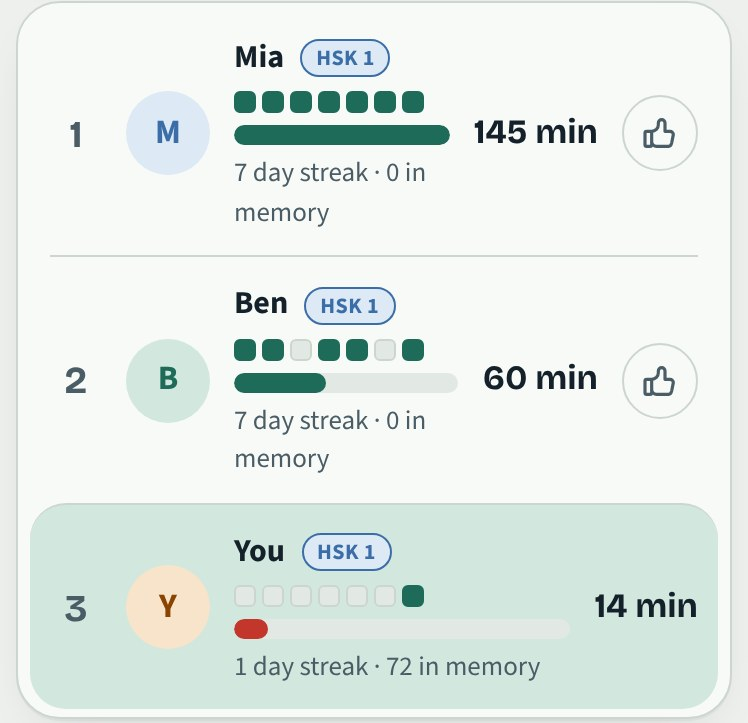
#> input picture tour/friends.jpg, 748 x 723 px, given in place of trail.png, which was not available
$ python crop-tour-shots.py ../tour/friends.jpg ../tour/journey.jpg
#> lines starting #> are read from the running program, lines starting #| are printed output that depends on the picture
"""Crops the screenshots taken by make-tour-shots.js into the five tour pictures (tour/*.jpg). Usage: crop-tour-shots.py <screenshot dir> <output dir>"""
import os, sys
from PIL import Image
src, out = sys.argv[1], sys.argv[2]
os.makedirs(out, exist_ok=True)
def img(n): return Image.open(os.path.join(src, n + '.png')).convert('RGB')
#> called with n = 'trail'
#> returned value is the input picture: PIL image 748x723 RGB; mean R, G, B 226.9, 235.6, 231.4
def save(im, n): im.save(os.path.join(out, n + '.jpg'), quality=88); print(n, im.size)
#> called with n = 'path'
#> after `im.save(os.path.join(out, n + '.jpg'), quality=88)`:
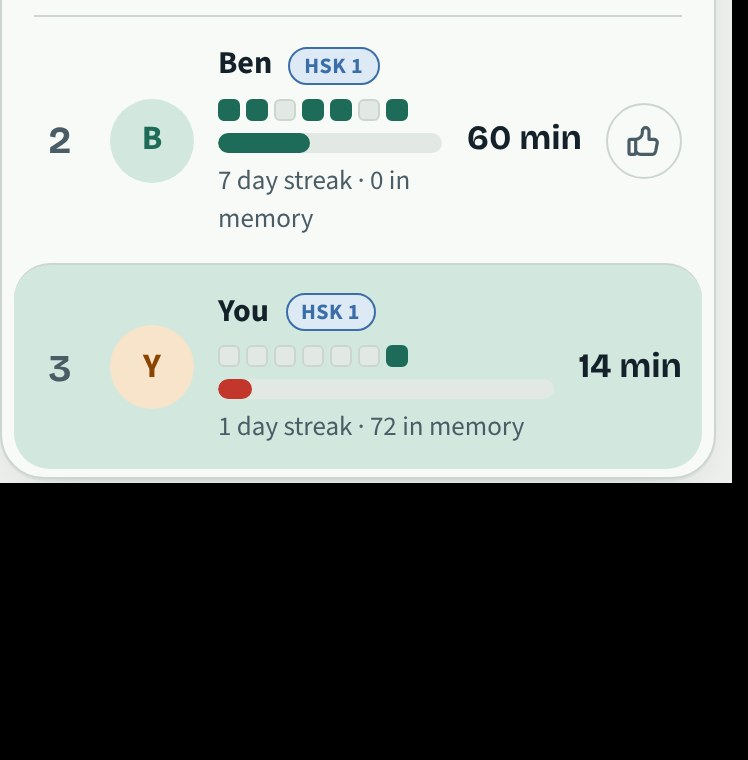
#> saved as path.jpg: PIL image 748x760 RGB; mean R, G, B 139.6, 145.9, 142.7
#| path (748, 760)
BG = (237, 240, 236)
# 1. the winding path: words, a grammar stop and the speaking stops
save(img('trail').crop((16, 240, 764, 1000)), 'path')
# 2. a Review card with the answer and the four grade buttons
save(img('review').crop((16, 370, 764, 1172)), 'review')
#> call 2 of img, with n = 'review'
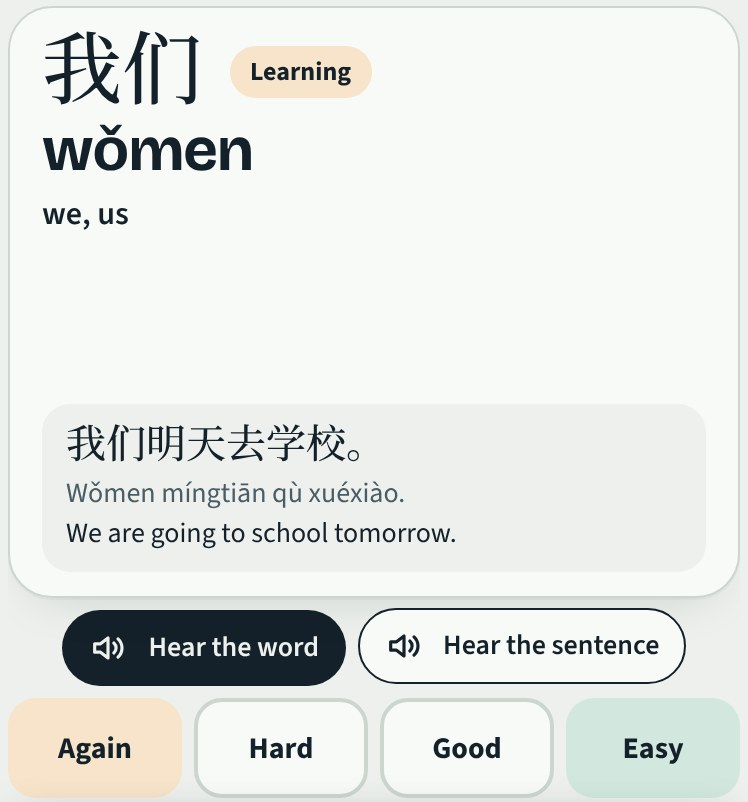
#> input picture tour/review.jpg, 748 x 802 px, given in place of review.png, which was not available
#> in img, returned value is the input picture: PIL image 748x802 RGB; mean R, G, B 228.3, 231, 227.8
#> call 2 of save, with n = 'review'
#> in save (call 2), `im.save(os.path.join(out, n + '.jpg'), quality=88)`:
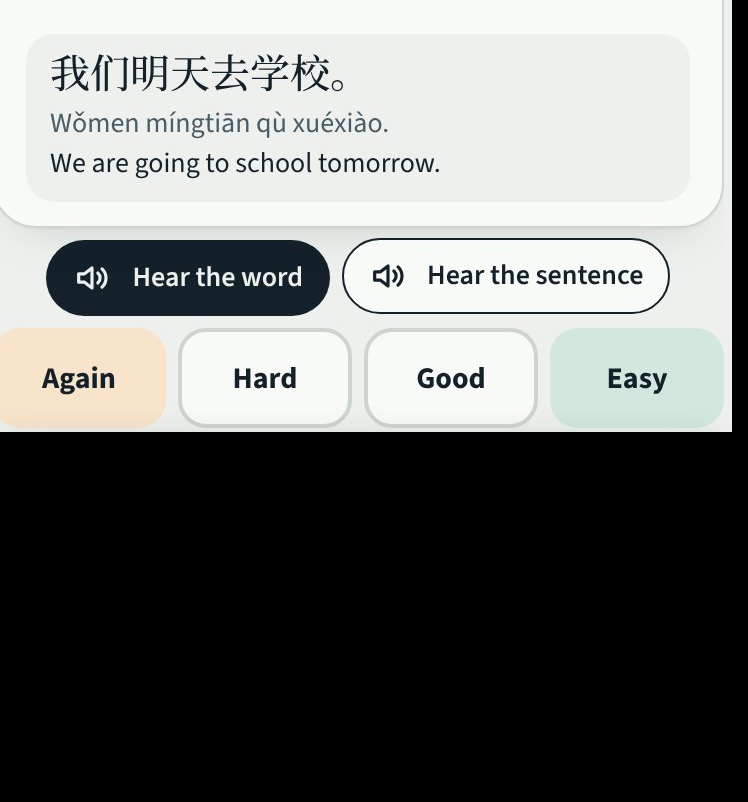
#> saved as review.jpg: PIL image 748x802 RGB; mean R, G, B 114.8, 116.6, 114.8
#| review (748, 802)
# 3. Home: the top of the Today card, then "More ways to study" (the plan rows between them are left out)
h = img('home'); top = h.crop((16, 615, 764, 905)); bot = h.crop((16, 1328, 764, 1760))
#> call 3 of img, with n = 'home'
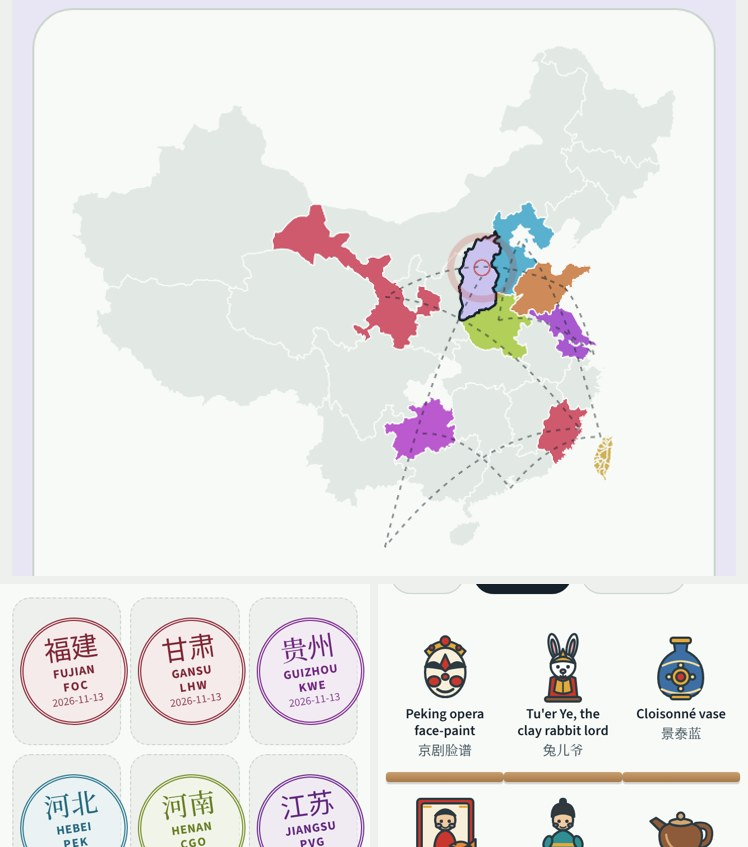
#> input picture tour/journey.jpg, 748 x 847 px, given in place of home.png, which was not available
#> in img, returned value is the input picture: PIL image 748x847 RGB; mean R, G, B 233.8, 233.2, 231.8
#> after `top = h.crop((16, 615, 764, 905))`:
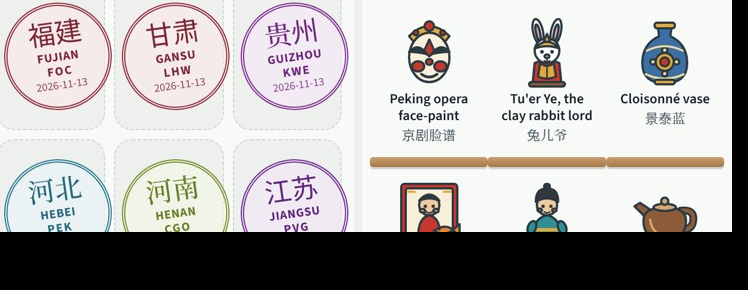
#> top: PIL image 748x290 RGB; mean R, G, B 176.9, 174.4, 173
#> after `bot = h.crop((16, 1328, 764, 1760))`: bot: PIL image 748x432 RGB; every value is 0
c = Image.new('RGB', (748, top.height + bot.height), BG); c.paste(top, (0, 0)); c.paste(bot, (0, top.height)); save(c, 'today')
#> after `c.paste(bot, (0, top.height))`:
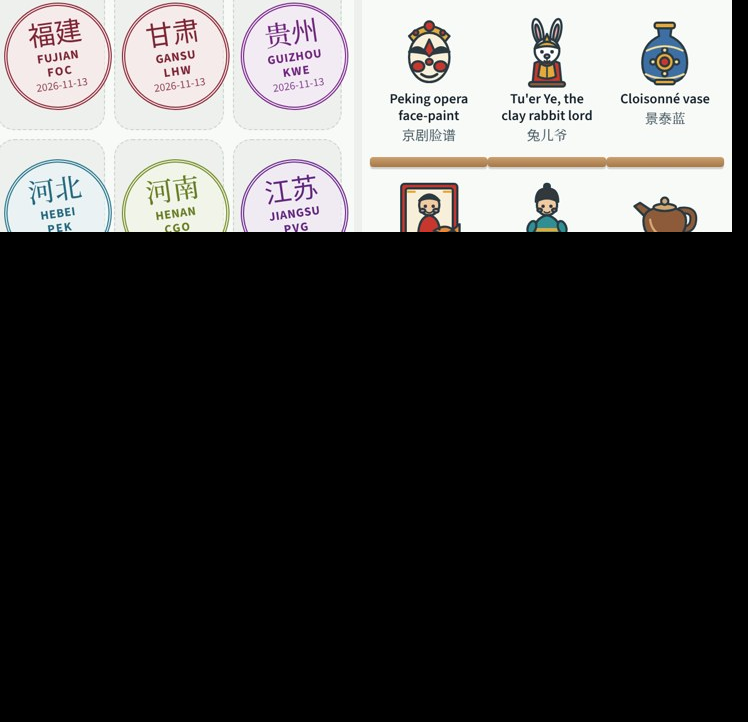
#> c: PIL image 748x722 RGB; mean R, G, B 71.1, 70, 69.5
#| today (748, 722)
# 4. the Friends board
save(img('friends').crop((16, 205, 764, 928)), 'friends')
#> call 4 of save, with n = 'friends'
#> in save (call 4), `im.save(os.path.join(out, n + '.jpg'), quality=88)`:
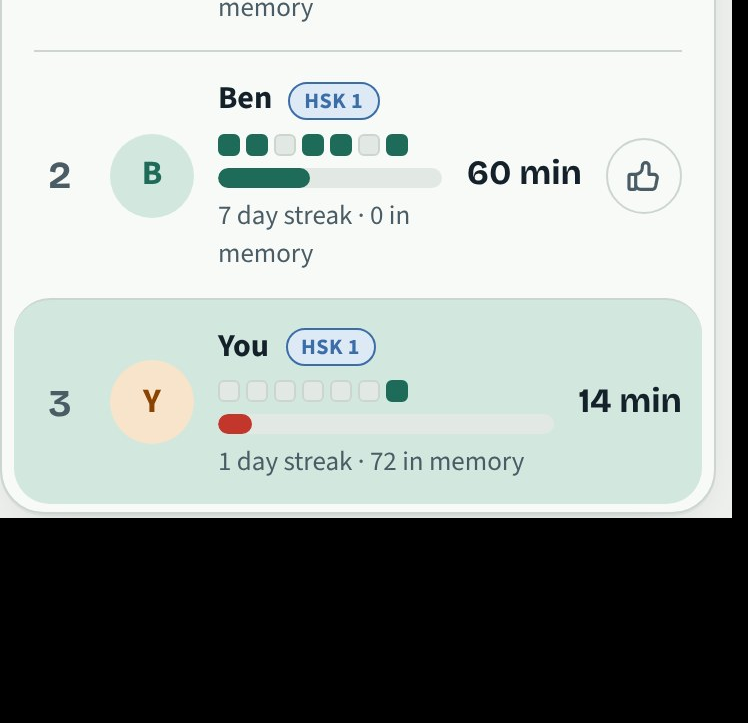
#> saved as friends.jpg: PIL image 748x723 RGB; mean R, G, B 158.4, 165, 161.6
#| friends (748, 723)
# 5. the Journey: the map, with the Passport and the souvenir Shelf under it (already cut out by make-tour-shots.js)
#> (the run stopped early here; a loop or call above may not have finished)
